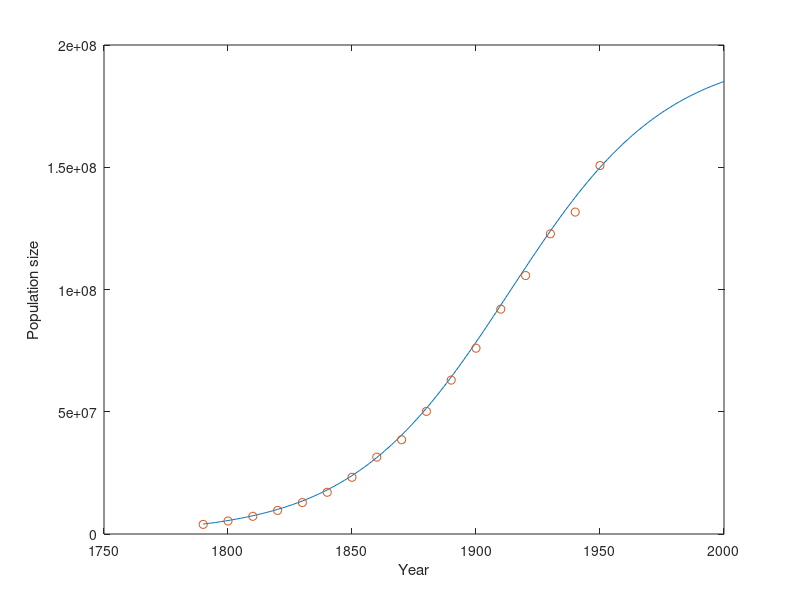

This chart was generated by the following MATLAB code:
t = 1790:2000;                                                  
P = 197273000 ./ (1+exp(-0.03134*(t-1913.25)));                 
plot(t, P), hold, xlabel('Year'), ...
                 ylabel('Population size')
census = [3929 5308 7240 9638 12866 17069 23192 ...
         31443 38558 50156 62948 75995 91972 ...
         105711 122775 131669 150697]; 
census = 1000 * census;                                         
plot(1790:10:1950, census, 'o'), hold off 
